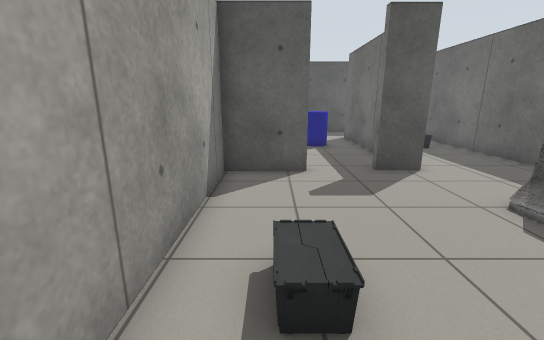
view 1 (above)

15 first-person views from a walk through a Gazebo world. The camera is 1.1 m above the floor, tilts 14° down and sees 90° across. The lines on the ground mark 1 m squares. The floor is counted in squares, 0.5 m on a side. Each view is taken from the middle of a square. On the plan, view 1 faces up. The plan holds only what a view shows up to about 17 squares ahead; the rest is blank.

view 2
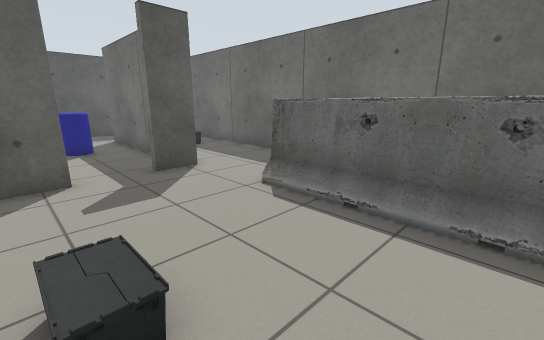

view 3
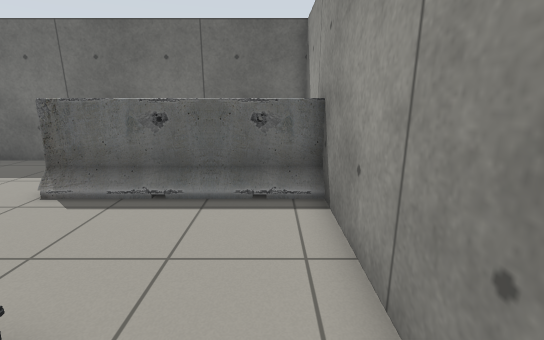

view 4
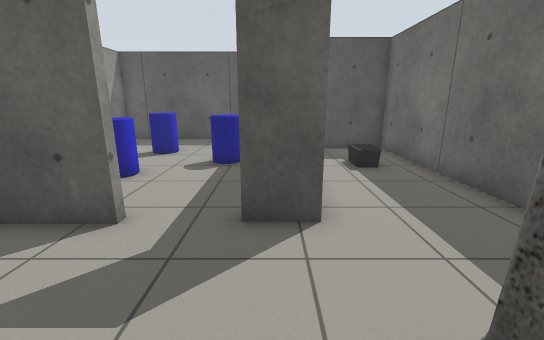

view 5
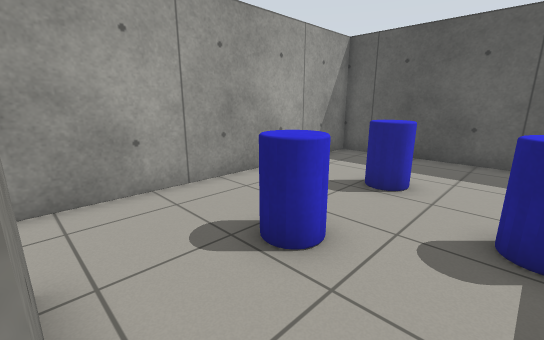

view 6
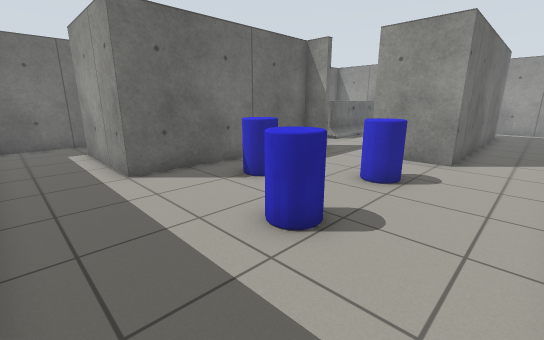

view 7
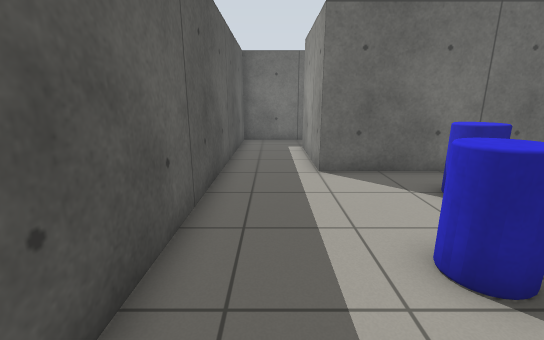

view 8
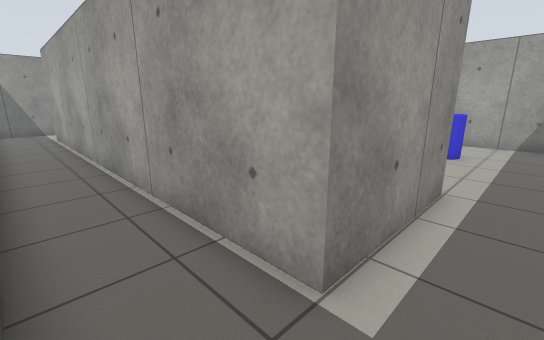

view 9
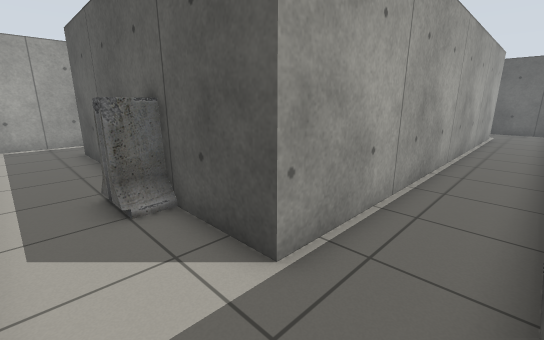

view 10
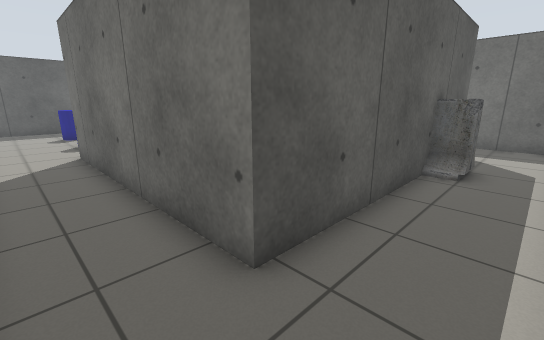

view 11
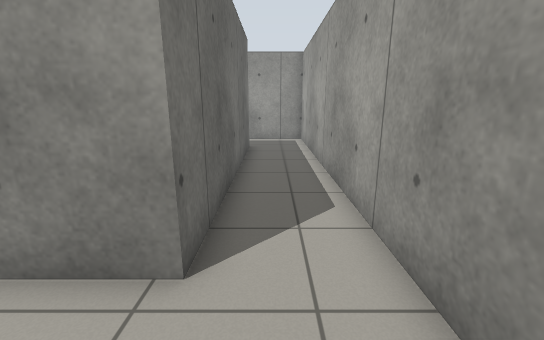

view 12
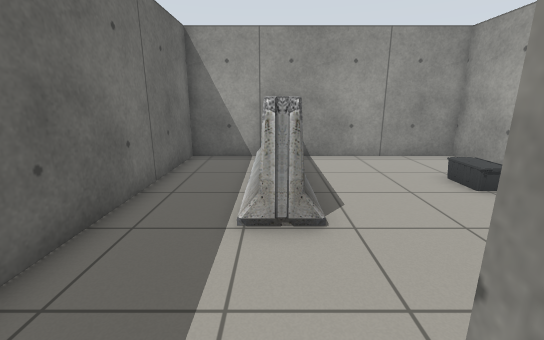

view 13
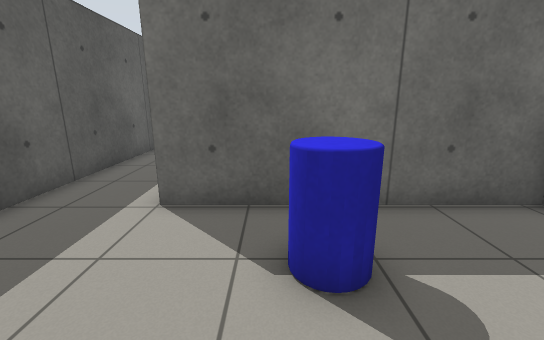

view 14
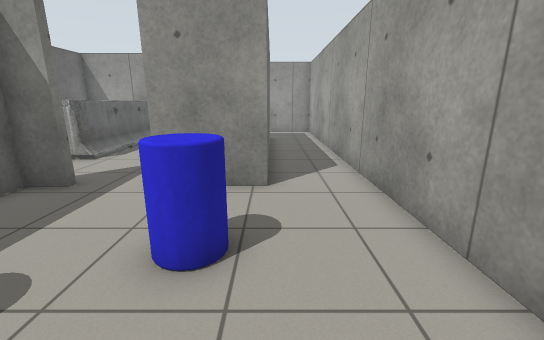

view 15
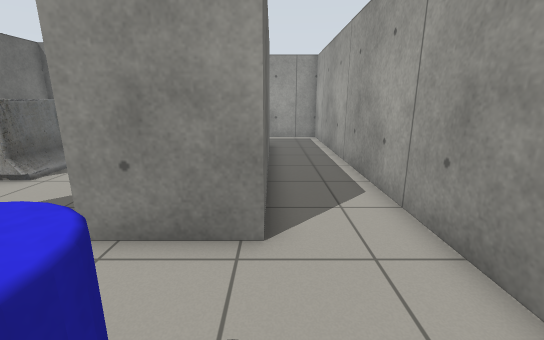

### Floor plan
Points are (right, up) in squares from view 1. A wall is a line through its corners. A room is listed if a view was taken in it or the views show most of it. See-through windows are left out.
Room 1 (views 1, 2, 3, 4, 12)
walls: (5, 8.7) (3.4, 8.7); (1.3, 8.7) (-1.6, 8.7) (-1.6, -1.2) (9.3, -1.2) (9.3, 17.2) (6.5, 17.2)
ways out: opening at (2.5, 9) to room 2
objects: other object (0, 2) to (1, 3); barrier (5, -2) to (6, 5); other object (7, 13) to (7, 14)
Room 2 (views 5, 6, 7, 8, 9, 10, 11, 13, 14, 15)
walls: (3.4, 9) (4.6, 9) (4.6, 17.5) (9.6, 17.5) (9.6, -1.5) (-1.9, -1.5) (-1.9, 9) (1.3, 9); (12.3, 16.9) (12.3, 20.7) (-4.8, 20.7) (-4.8, -4.7) (-1.6, -4.7); (10.5, -4.7) (12, -4.7); (12.3, -4.1) (12.3, -1)
ways out: opening at (2.5, 9) to room 1
objects: other object (-1, 12) to (0, 13); other object (-1, 16) to (-1, 17); other object (2, 14) to (3, 15)

Positions as (right, up) in squares from view 1, and headings:
1: (0, 0), facing up
2: (0, 0), facing up-right
3: (-1, 0), facing right
4: (4, 4), facing up
5: (2, 9), facing up-left
6: (-4, 20), facing down-right
7: (-4, 19), facing right
8: (12, 19), facing down-left
9: (12, -4), facing up-left
10: (-4, -4), facing up-right
11: (-3, 12), facing down
12: (6, 10), facing down
13: (-1, 15), facing right
14: (-2, 16), facing down
15: (-2, 13), facing down
